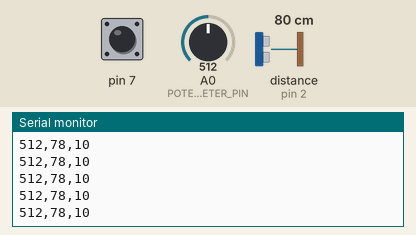
Recording of a sketch running on a simulated Arduino Uno, built with avr-gcc and run on an emulated ATmega328P. Parts: the last lines printed to the serial monitor. Wiring (inferred from the names in the program): ultrasonic range finder: trigger pin 3; echo pin 2. Inputs (shaded band) come from the test bench; at power-on: A0 (POTENTIOMETER_PIN) = 512, pin 7 HIGH, distance to the obstacle (sensor on pin 2) 80 cm. The echo pulse lasts 58.3 µs per cm.

Above: at 5.7 s.
5.8 s: A0 (POTENTIOMETER_PIN) set to 104
At 5.88 s:
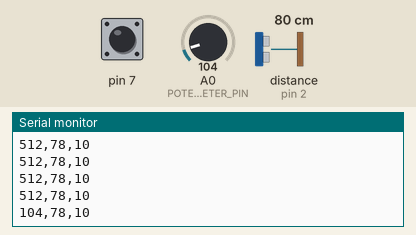
8.8 s: A0 (POTENTIOMETER_PIN) set to 91
At 8.81 s:
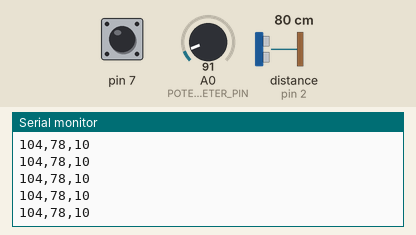
Timing chart, 0 to 11.8 s (numbered marks = the images above; inputs shaded):
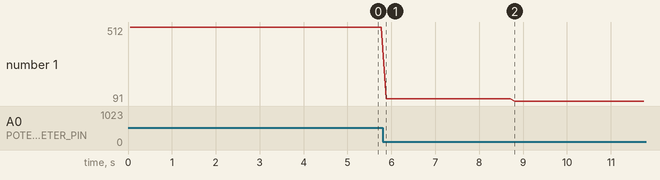

Measured:
- after the input at 5.8 s, the serial monitor: prints a new line after 0.08 s (image 1)
- plotted number 1: 512 → 104 after the input at 5.8 s, 104 → 91 after the input at 8.8 s

The sketch:

A3.ino
```cpp
// ---------------------------------------------------------------- //
// Arduino Ultrasoninc Sensor HC-SR04
// Re-writed by Arbi Abdul Jabbaar
// Using Arduino IDE 1.8.7
// Using HC-SR04 Module
// Tested on 17 September 2019

#include <CapacitiveSensor.h>

#define echoPin 2 // attach pin D2 Arduino to pin Echo of HC-SR04
#define trigPin 3 //attach pin D3 Arduino to pin Trig of HC-SR04
#define POTENTIOMETER_PIN A0 // Arduino pin connected to Potentiometer pin


// defines variables
long duration; // variable for the duration of sound wave travel
int distance; // variable for the distance measurement
CapacitiveSensor capacitive = CapacitiveSensor(6,7);

void setup() {
  pinMode(trigPin, OUTPUT); // Sets the trigPin as an OUTPUT
  pinMode(echoPin, INPUT); // Sets the echoPin as an INPUT
  pinMode(6, INPUT); // Capacitive Sensor
  Serial.begin(9600); // // Serial Communication is starting with 9600 of baudrate speed
  Serial.println("Ultrasonic Sensor HC-SR04 Test"); // print some text in Serial Monitor
  Serial.println("with Arduino UNO R3");
}
void loop() {
  // Ultrasonic
  // Clears the trigPin condition
  digitalWrite(trigPin, LOW);
  delayMicroseconds(2);
  // Sets the trigPin HIGH (ACTIVE) for 10 microseconds
  digitalWrite(trigPin, HIGH);
  delayMicroseconds(10);
  digitalWrite(trigPin, LOW);
  // Reads the echoPin, returns the sound wave travel time in microseconds
  duration = pulseIn(echoPin, HIGH);
  // Calculating the distance
  distance = duration * 0.034 / 2; // Speed of sound wave divided by 2 (go and back)
  // Displays the distance on the Serial Monitor

  //Capacitive
  long capTotal = capacitive.capacitiveSensor(30);


  // Potentiometer
  int analogValue = analogRead(POTENTIOMETER_PIN);
  Serial.print(analogValue);
  Serial.print(",");
//  // Ultrasonic
  Serial.print(distance);
  Serial.print(",");
  Serial.println(capTotal);

  delay(100);

}
```
